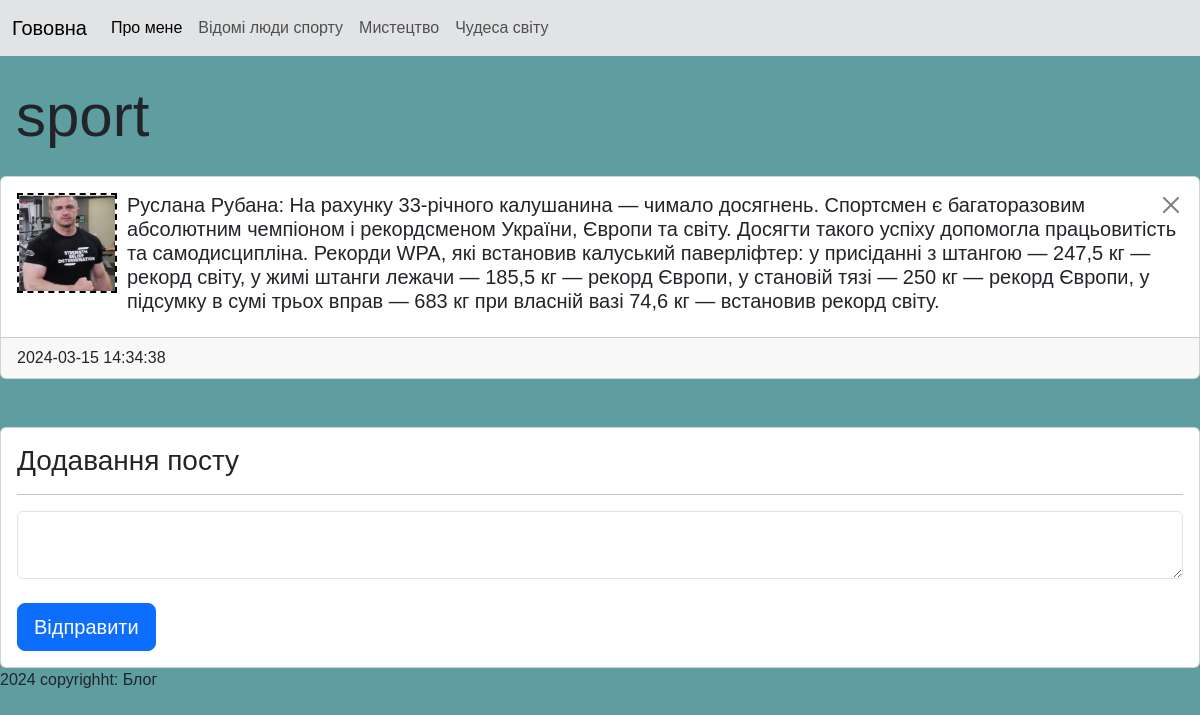
The app's page /post/category/sport with its own data.
### tables this page shows
CREATE TABLE category(
	category_id INTEGER PRIMARY KEY AUTOINCREMENT,
	category_name TEXT
);

CREATE TABLE post(
	post_id INTEGER PRIMARY KEY AUTOINCREMENT,
	category_id INTEGER NOT NULL,
	post_text TEXT,
	post_datetime TEXT NOT NULL DEFAULT CURRENT_TIMESTAMP,
	FOREIGN KEY(category_id) REFERENCES category(category_id)
ON UPDATE CASCADE ON DELETE CASCADE
);

### main.py (the view)
@app.route("/post/category/<category_name>", methods=["GET", "POST"])
def post_category(category_name):
    category_id = db.getIdByCategory(category_name)
    if request.method == "GET":
        posts = db.getPostsByCategory(category_name)
    if request.method == "POST":
        db.addPost(request.form["category_id"], request.form["post"])
        posts = db.getPostsByCategory(category_name)
        return redirect(f"/post/category/{category_name}")
    return render_template("post_category.html",
                            category_name=category_name,
                            category_id=category_id,
                            posts=posts)

### db_scripts.py (called while the page is built)
def open():
    global connection, cursor
    connection = sqlite3.connect(db_name)
    cursor = connection.cursor()

def close():
    cursor.close()
    connection.close()

def getIdByCategory(category_name):
    open()
    cursor.execute('''  SELECT category_id
                        FROM category
                        WHERE category_name = (?)
                    ''', [category_name])
    category_id = cursor.fetchone()[0]
    close()
    return category_id

def getPostsByCategory(category_name):
    open()
    cursor.execute('''  SELECT * FROM post, category
                        WHERE category_name = (?)
                        AND post.category_id = category.category_id
                        ORDER BY post_datetime DESC
                   ''', [category_name])
    posts = cursor.fetchall()
    close()
    return posts

### templates/post_category.html (shortened to what this page needs)
{%extends "index.html"%}
{%block content%}
<h2 class="my-4 ms-3 category-header">{{category_name}}</h2>
<section class="category_content">
    <div>
        {%for post in posts%}
        <div class="card my-4">
          <div class="card-body">
          <a href="/post/delete/{{post[0]}}/{{category_name}}" onclick="return confirm('Видалити пост?')">
            <button type="button" class="btn-close" data-bs-dismiss="alert" aria-label="Close" style="float: right"></button>
          </a>
            <img class="post-image" src="/static/{{post[0]}}.jpg" alt="{{post[0]}}.jpg" width="100px" height="100px">
            <h5 class="card-title">{{post[2]}}</h5>
          </div>
          <footer class="card-footer">{{post[3]}}</footer>
        </div>
        {%endfor%}
    </div>
    <div class="card mt-5">
        <div class="card-body">
          <h3 class="card-title">Додавання посту</h3>
          <hr>
          <form method="POST">
              <textarea name="post" class="form-control post-input"></textarea><br>
              <input type="submit" class="btn btn-primary btn-lg" value="Відправити">
          </form>
        </div>
      </div>
</section>
{%endblock%}

### static/style.css (style rules this page uses)
body { background-color: cadetblue ; font-family: sans-serif; }
.post-image { float: left; border: 2px dashed black; margin-right: 10px; }
.category-header { font-size: 60px; font-family:Impact, Haettenschweiler, 'Arial Narrow Bold', sans-serif; }
.post-input { font-size: large; }

### records on screen
category: category_name "sport"
post: post_text "Руслана Рубана: На рахунку 33-річного калушанина — чимало досягнень. Спортсмен є багаторазовим абсолютним чемпіоном і рекордсменом України, Європи та світу. Досягти такого успіху допомогла працьовитість та самодисципліна. Рекорди WPA, які встановив калуський паверліфтер: у присіданні з штангою — 247,5 кг — рекорд світу, у жимі штанги лежачи — 185,5 кг — рекорд Європи, у становій тязі — 250 кг — рекорд Європи, у підсумку в сумі трьох вправ — 683 кг при власній вазі 74,6 кг — встановив рекорд світу.", post_datetime "2024-03-15 14:34:38"
